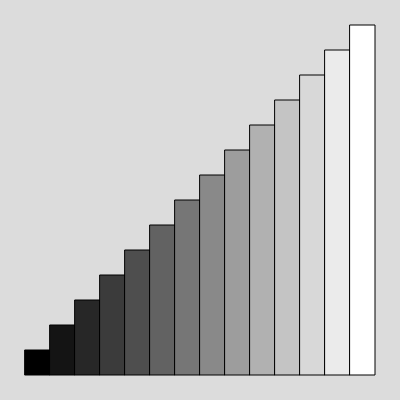
Frame 1 (no input)
Frame 60 (no input): identical to frame 1, image omitted
Frame 120 (the mouse pressed at the canvas centre since frame 60): identical to frame 1, image omitted

The p5.js sketch that drew this single still picture (run headless with seeded random() and noise() and a simulated clock; from frame 60 on, the mouse is pressed at the canvas centre):

// p5.js sketch
// ── sketch.js
function setup() {
  createCanvas(400, 400);
}

let barNum = 14;

function draw() {
  background(220);
  for (let i = 0; i < barNum; i ++) {
      fill(i * (255 / (barNum - 1)))
      rect(i * width / (barNum + 2) + width / (barNum + 2), height - (height / (barNum + 2)) * i - (height / (barNum + 2)) - height / (barNum + 2), width / (barNum + 2), (i + 1) * (height / (barNum + 2)))
  }
}
